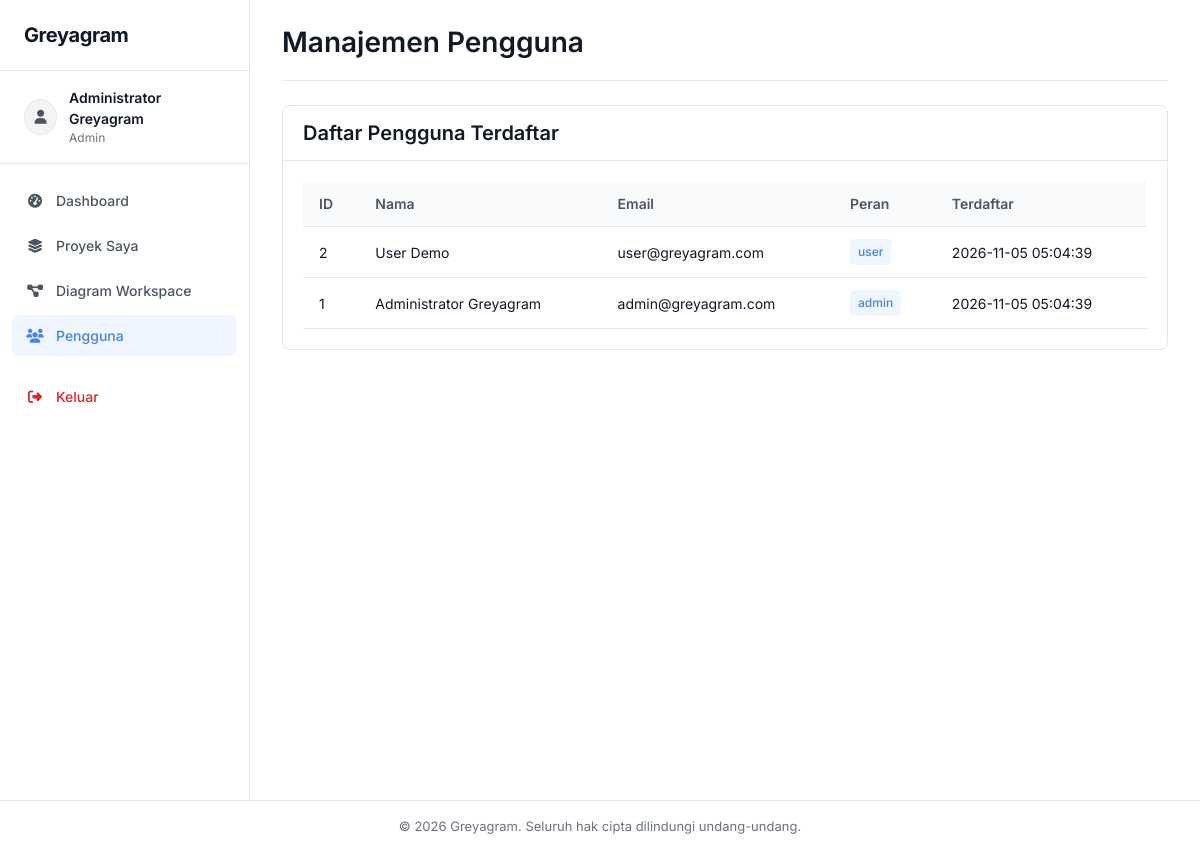
The app's page /users (signed in) with its own data.
### tables this page shows
CREATE TABLE IF NOT EXISTS `users` (
    `id` BIGINT UNSIGNED AUTO_INCREMENT PRIMARY KEY,
    `name` VARCHAR(100) NOT NULL,
    `email` VARCHAR(150) NOT NULL UNIQUE,
    `password` VARCHAR(255) NOT NULL,
    `role` ENUM('admin', 'user') NOT NULL DEFAULT 'user',
    `created_at` DATETIME NOT NULL DEFAULT CURRENT_TIMESTAMP,
    `updated_at` DATETIME NOT NULL DEFAULT CURRENT_TIMESTAMP ON UPDATE CURRENT_TIMESTAMP,
    INDEX `idx_users_email` (`email`),
    INDEX `idx_users_role` (`role`)
);

### helpers/url_helper.php (called while the page is built, shortened)
<?php
if (!function_exists('base_url')) {
    function base_url(string $path = ''): string
    {
        if (!empty($_SERVER['HTTP_HOST'])) {
            $protocol = (!empty($_SERVER['HTTPS']) && $_SERVER['HTTPS'] !== 'off') ? "https" : "http";
            $host = $_SERVER['HTTP_HOST'];
            $scriptDir = dirname($_SERVER['SCRIPT_NAME'] ?? '');
            $scriptDir = ($scriptDir === '/' || $scriptDir === '\\' || $scriptDir === '.') ? '' : rtrim(str_replace('\\', '/', $scriptDir), '/');
            $base = "{$protocol}://{$host}{$scriptDir}";
        } else {
            $base = rtrim($_ENV['APP_URL'] ?? 'http://localhost/Greyagram', '/');
        }
        $path = ltrim($path, '/');
        return $path !== '' ? "{$base}/{$path}" : $base;
    }
}
if (!function_exists('asset_url')) {
    function asset_url(string $path = ''): string
    {
        return base_url('assets/' . ltrim($path, '/'));
    }
}
if (!function_exists('current_url')) {
    function current_url(): string
    {
        $protocol = (!empty($_SERVER['HTTPS']) && $_SERVER['HTTPS'] !== 'off') ? "https" : "http";
        $host = $_SERVER['HTTP_HOST'] ?? 'localhost';
        $uri = $_SERVER['REQUEST_URI'] ?? '';
        return "{$protocol}://{$host}{$uri}";
    }
}

### helpers/security_helper.php (called while the page is built, shortened)
<?php
if (!function_exists('e')) {
    function e(?string $value): string
    {
        return htmlspecialchars($value ?? '', ENT_QUOTES, 'UTF-8');
    }
}

### config/database.php (called while the page is built)
<?php
class Database
{
    private static ?PDO $instance = null;
    public static function getConnection(): PDO
    {
        if (self::$instance === null) {
            $host = $_ENV['DB_HOST'] ?? '127.0.0.1';
            $port = $_ENV['DB_PORT'] ?? '3306';
            $db   = $_ENV['DB_DATABASE'] ?? 'greyagram_db';
            $user = $_ENV['DB_USERNAME'] ?? 'root';
            $pass = $_ENV['DB_PASSWORD'] ?? '';
            $charset = 'utf8mb4';
            $dsn = "mysql:host={$host};port={$port};dbname={$db};charset={$charset}";
            $options = [
                PDO::ATTR_ERRMODE            => PDO::ERRMODE_EXCEPTION,
                PDO::ATTR_DEFAULT_FETCH_MODE => PDO::FETCH_ASSOC,
                PDO::ATTR_EMULATE_PREPARES   => false,
            ];
            try {
                self::$instance = new PDO($dsn, $user, $pass, $options);
            } catch (PDOException $e) {
                $log_dir = __DIR__ . '/../storage/logs';
                if (!is_dir($log_dir)) {
                    mkdir($log_dir, 0755, true);
                }
                file_put_contents(
                    $log_dir . '/error.log',
                    '[' . date('Y-m-d H:i:s') . '] Database Connection Error: ' . $e->getMessage() . PHP_EOL,
                    FILE_APPEND
                );
                throw new Exception('Koneksi ke database gagal. Silakan periksa konfigurasi database Anda.');
            }
        }
        return self::$instance;
    }
}

### models/user_model.php (called while the page is built, shortened)
<?php
require_once __DIR__ . '/../config/database.php';
class UserModel
{
    private PDO $db;
    public function __construct()
    {
        $this->db = Database::getConnection();
    }
    public function getAll(): array
    {
        $stmt = $this->db->query("SELECT id, name, email, role, created_at FROM users ORDER BY id DESC");
        return $stmt->fetchAll();
    }
}

### controllers/user_controller.php (the view, shortened to what this page needs)
<?php
require_once __DIR__ . '/../models/user_model.php';
class UserController
{
    public function index(): void
    {
        $page_title = 'Manajemen Pengguna';
        $user_model = new UserModel();
        try {
            $users = $user_model->getAll();
        } catch (Exception $e) {
            $users = [];
            $error_message = $e->getMessage();
        }
        require_once __DIR__ . '/../views/layouts/header.php';
        require_once __DIR__ . '/../views/layouts/sidebar.php';
        ?>
        <main class="main-content">
            <header class="content-header">
                <h1 class="page-title"><?= e($page_title) ?></h1>
            </header>
            <div class="content-body">
                <div class="card">
                    <div class="card-header">
                        <h2>Daftar Pengguna Terdaftar</h2>
                    </div>
                    <div class="card-body">
                        <div class="table-responsive">
                            <table class="data-table">
                                <thead>
                                    <tr>
                                        <th>ID</th>
                                        <th>Nama</th>
                                        <th>Email</th>
                                        <th>Peran</th>
                                        <th>Terdaftar</th>
                                    </tr>
                                </thead>
                                <tbody>
                                    <?php if (!empty($users)): ?>
                                        <?php foreach ($users as $u): ?>
                                            <tr>
                                                <td><?= e((string)$u['id']) ?></td>
                                                <td><?= e($u['name']) ?></td>
                                                <td><?= e($u['email']) ?></td>
                                                <td><span class="badge"><?= e($u['role']) ?></span></td>
                                                <td><?= e($u['created_at'] ?? '-') ?></td>
                                            </tr>
                                        <?php endforeach; ?>
                                    <?php else: ?>
                                        <tr>
                                            <td colspan="5" class="text-center">Belum ada data pengguna yang tersedia.</td>
                                        </tr>
                                    <?php endif; ?>
                                </tbody>
                            </table>
                        </div>
                    </div>
                </div>
            </div>
        </main>
        <?php
        require_once __DIR__ . '/../views/layouts/footer.php';
    }
}

### index.php (shortened to what this page needs)
<?php
$config = require_once __DIR__ . '/config/app.php';
require_once __DIR__ . '/helpers/security_helper.php';
require_once __DIR__ . '/helpers/url_helper.php';
$url = isset($_GET['url']) ? trim($_GET['url'], '/') : '';
try {
    switch ($url) {
        case 'users':
            require_once __DIR__ . '/controllers/user_controller.php';
            $controller = new UserController();
            $controller->index();
            break;
            ?>
            <?php
    }
} catch (Throwable $e) {
    $log_dir = __DIR__ . '/storage/logs';
    if (!is_dir($log_dir)) {
        mkdir($log_dir, 0755, true);
    }
    file_put_contents(
        $log_dir . '/error.log',
        '[' . date('Y-m-d H:i:s') . '] Fatal Error: ' . $e->getMessage() . ' in ' . $e->getFile() . ':' . $e->getLine() . PHP_EOL,
        FILE_APPEND
    );
    http_response_code(500);
    if ($config['app_debug']) {
        echo '<h1>500 - Server Error</h1>';
        echo '<p><strong>Pesan:</strong> ' . htmlspecialchars($e->getMessage()) . '</p>';
        echo '<p><strong>Lokasi:</strong> ' . htmlspecialchars($e->getFile()) . ':' . $e->getLine() . '</p>';
        echo '<pre>' . htmlspecialchars($e->getTraceAsString()) . '</pre>';
    } else {
        echo '<h1>500 - Terjadi Kesalahan pada Server</h1>';
        echo '<p>Silakan hubungi administrator sistem jika masalah berlanjut.</p>';
    }
}

### views/layouts/header.php (shortened to what this page needs)
<!DOCTYPE html>
<html lang="id">
<head>
    <link rel="stylesheet" href="https://cdnjs.cloudflare.com/ajax/libs/font-awesome/6.5.2/css/all.min.css" />
    <link rel="stylesheet" href="<?= asset_url('css/style.css') ?>">
    <link rel="stylesheet" href="<?= asset_url('css/custom.css') ?>">
</head>
<body class="app-body">
    <div class="app-container">

### views/layouts/sidebar.php
<?php
$current_url = current_url();
$user_name = $_SESSION['user']['name'] ?? 'Pengguna';
$user_role = $_SESSION['user']['role'] ?? 'User';
?>
<aside class="app-sidebar" id="appSidebar">
    <div class="sidebar-brand">
        <a href="<?= base_url('dashboard') ?>" class="brand-link">
            <span class="brand-text">Greyagram</span>
        </a>
    </div>
    <div class="sidebar-user">
        <div class="user-avatar">
            <i class="fa-solid fa-user"></i>
        </div>
        <div class="user-info">
            <span class="user-name"><?= e($user_name) ?></span>
            <span class="user-role"><?= e(ucfirst($user_role)) ?></span>
        </div>
    </div>
    <nav class="sidebar-nav">
        <ul class="nav-list">
            <li class="nav-item">
                <a href="<?= base_url('dashboard') ?>" class="nav-link <?= str_contains($current_url, 'dashboard') ? 'active' : '' ?>">
                    <i class="fa-solid fa-gauge-high nav-icon"></i>
                    <span>Dashboard</span>
                </a>
            </li>
            <li class="nav-item">
                <a href="<?= base_url('projects') ?>" class="nav-link <?= str_contains($current_url, 'projects') ? 'active' : '' ?>">
                    <i class="fa-solid fa-layer-group nav-icon"></i>
                    <span>Proyek Saya</span>
                </a>
            </li>
            <li class="nav-item">
                <a href="<?= base_url('diagram') ?>" class="nav-link <?= (str_contains($current_url, 'diagram') && !str_contains($current_url, 'projects')) ? 'active' : '' ?>">
                    <i class="fa-solid fa-diagram-project nav-icon"></i>
                    <span>Diagram Workspace</span>
                </a>
            </li>
            <li class="nav-item">
                <a href="<?= base_url('users') ?>" class="nav-link <?= str_contains($current_url, 'users') ? 'active' : '' ?>">
                    <i class="fa-solid fa-users nav-icon"></i>
                    <span>Pengguna</span>
                </a>
            </li>
            <li class="nav-item">
                <a href="<?= base_url('logout') ?>" class="nav-link nav-link-logout">
                    <i class="fa-solid fa-right-from-bracket nav-icon"></i>
                    <span>Keluar</span>
                </a>
            </li>
        </ul>
    </nav>
</aside>

### views/layouts/footer.php (shortened to what this page needs)
    </div>
    <?php if (empty($hide_footer)): ?>
    <footer class="app-footer">
        <div class="footer-container">
            <p>&copy; <?= date('Y') ?> Greyagram. Seluruh hak cipta dilindungi undang-undang.</p>
        </div>
    </footer>
    <?php endif; ?>
</body>
</html>

### assets/css/style.css (style rules this page uses)
:root { --bg-main: #ffffff; --bg-surface: #ffffff; --border-color: #e5e7eb; --border-focus: #4a80f0; --text-primary: #111827; --text-secondary: #4b5563; --text-muted: #6b7280; --btn-primary: #4a80f0; --btn-primary-hover: #3b71db; --btn-primary-text: #ffffff; --danger: #dc2626; --danger-bg: #fef2f2; --danger-border: #fecaca; --font-family: 'Inter', -apple-system, BlinkMacSystemFont, 'Segoe UI', Roboto, sans-serif; --sidebar-width: 250px; }
*, *::before, *::after { box-sizing: border-box; margin: 0; padding: 0; }
* { scrollbar-width: thin; scrollbar-color: #d1d5db transparent; }
html, body { height: 100%; }
body.app-body { background-color: var(--bg-main); color: var(--text-primary); font-family: var(--font-family); font-size: 14px; line-height: 1.5; -webkit-font-smoothing: antialiased; }
h1, h2, h3, h4, h5, h6 { color: var(--text-primary); font-weight: 600; line-height: 1.3; }
h1 { font-size: 1.75rem; }
h2 { font-size: 1.25rem; }
a { color: var(--btn-primary); text-decoration: none; }
.app-container { display: flex; min-height: 100vh; background-color: var(--bg-main); overflow-x: hidden; }
.app-sidebar { width: var(--sidebar-width); background-color: #ffffff; border-right: 1px solid var(--border-color); display: flex; flex-direction: column; flex-shrink: 0; }
.sidebar-brand { padding: 1.25rem 1.5rem; border-bottom: 1px solid var(--border-color); }
.brand-link { display: flex; align-items: center; gap: 0.5rem; text-decoration: none; }
.brand-text { font-size: 1.25rem; font-weight: 700; color: var(--text-primary); letter-spacing: -0.02em; }
.sidebar-user { display: flex; align-items: center; gap: 0.75rem; padding: 1rem 1.5rem; border-bottom: 1px solid var(--border-color); }
.user-avatar { width: 36px; height: 36px; background-color: #f3f4f6; border: 1px solid var(--border-color); border-radius: 50%; display: flex; align-items: center; justify-content: center; color: var(--text-secondary); font-size: 0.875rem; }
.user-info { display: flex; flex-direction: column; }
.user-name { font-weight: 600; color: var(--text-primary); font-size: 0.875rem; }
.user-role { font-size: 0.75rem; color: var(--text-muted); }
.sidebar-nav { flex: 1; padding: 1rem 0.75rem; }
.nav-list { list-style: none; display: flex; flex-direction: column; gap: 0.25rem; }
.nav-link { display: flex; align-items: center; gap: 0.75rem; padding: 0.625rem 0.875rem; color: var(--text-secondary); border-radius: 6px; font-size: 0.875rem; font-weight: 500; transition: background-color 0.15s ease, color 0.15s ease; }
.nav-link.active { background-color: #eff6ff; color: var(--btn-primary); }
.nav-link-logout { margin-top: 1rem; color: var(--danger); }
.nav-icon { width: 18px; text-align: center; }
.main-content { flex: 1; display: flex; flex-direction: column; padding: 1.5rem 2rem; background-color: var(--bg-main); min-width: 0; overflow-y: auto; }
.content-header { display: flex; align-items: center; justify-content: space-between; margin-bottom: 1.5rem; padding-bottom: 1rem; border-bottom: 1px solid var(--border-color); }
.page-title { margin-bottom: 0.25rem; }
.card { background-color: #ffffff; border: 1px solid var(--border-color); border-radius: 8px; margin-bottom: 1.25rem; }
.card-header { padding: 0.875rem 1.25rem; border-bottom: 1px solid var(--border-color); }
.card-body { padding: 1.25rem; }
.table-responsive { width: 100%; overflow-x: auto; }
.data-table { width: 100%; border-collapse: collapse; font-size: 0.875rem; }
.data-table th, .data-table td { padding: 0.75rem 1rem; text-align: left; border-bottom: 1px solid var(--border-color); }
.data-table th { background-color: #f9fafb; color: var(--text-secondary); font-weight: 600; }
.badge { display: inline-block; padding: 0.25rem 0.5rem; font-size: 0.75rem; font-weight: 500; background-color: #eff6ff; color: var(--btn-primary); border-radius: 4px; }
.app-footer { background-color: #ffffff; border-top: 1px solid var(--border-color); padding: 1rem 2rem; text-align: center; font-size: 0.8125rem; color: var(--text-muted); }

### records on screen
users: id "2", name "User Demo", email "user@greyagram.com", role "user", created_at "2026-11-05 05:04:39"
users: id "1", name "Administrator Greyagram", email "admin@greyagram.com", role "admin", created_at "2026-11-05 05:04:39"

### other values on screen
$user_name "Administrator Greyagram"
$user_role "Admin"
$page_title "Manajemen Pengguna"
